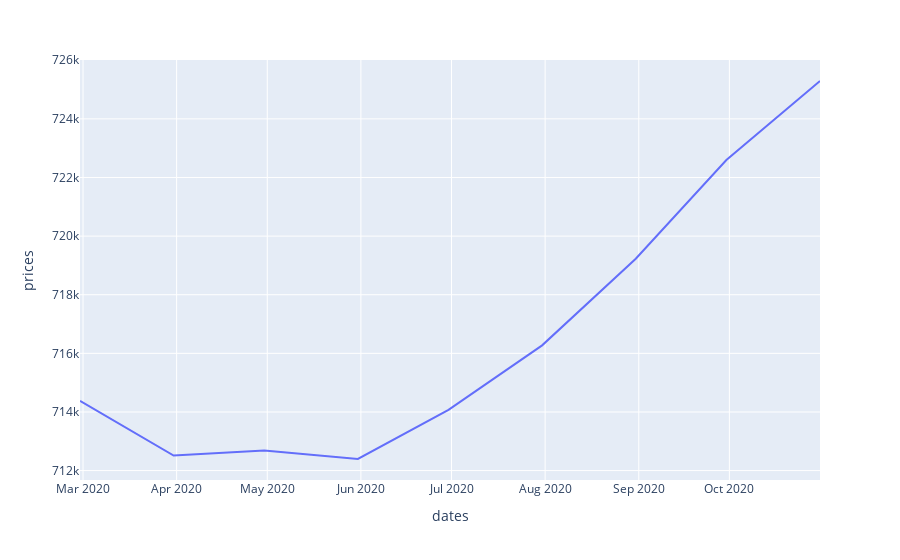

Notebook source saved alongside this figure:
### Code cell
fig = px.line(transposed,
              x='dates',
              y='prices'
              )

fig.show()

### Figure 1 — Plotly figure (JSON) as saved in the notebook; plotly's stock layout.template omitted (floating-point values rounded to 4 significant figures)
{"data": [{"hovertemplate": "dates=%{x}<br>prices=%{y}<extra></extra>", "legendgroup": "", "line": {"color": "#636efa", "dash": "solid"}, "mode": "lines", "name": "", "orientation": "v", "showlegend": false, "type": "scatter", "x": ["2020-02-29", "2020-03-31", "2020-04-30", "2020-05-31", "2020-06-30", "2020-07-31", "2020-08-31", "2020-09-30", "2020-10-31"], "xaxis": "x", "y": [714400.0, 712500.0, 712687, 712400.0, 714100.0, 716273, 719200.0, 722598, 725292], "yaxis": "y"}], "layout": {"legend": {"tracegroupgap": 0}, "margin": {"t": 60}, "xaxis": {"anchor": "y", "domain": [0, 1], "title": {"text": "dates"}}, "yaxis": {"anchor": "x", "domain": [0, 1], "title": {"text": "prices"}}}}
